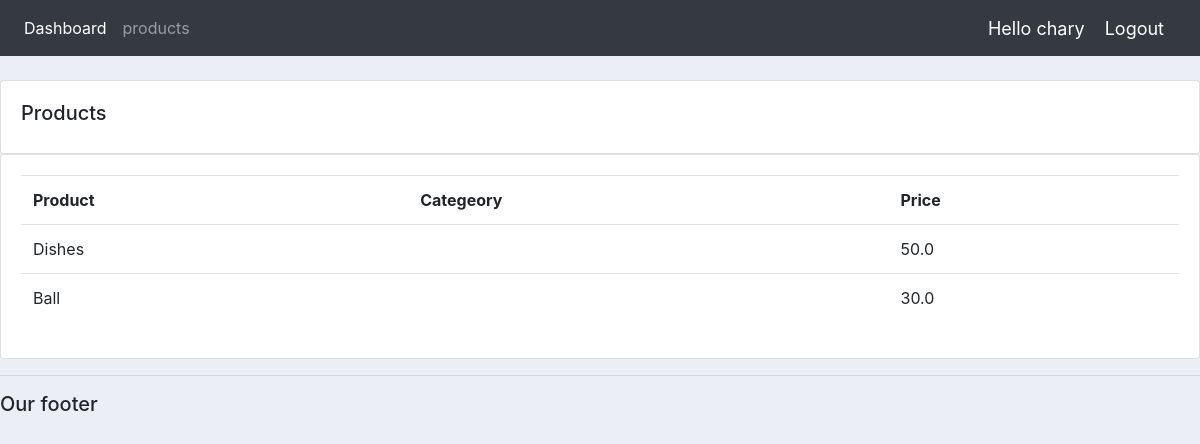
/product/ (signed in), run on the app's committed database.
### me/models.py (models this page shows, shortened)
class product(models.Model):
    CATEGORY=(
        ('Indoor','Indoor'),
        ('Outdoor','Outdoor'),
    )
    name= models.CharField(max_length=200, null= True)
    price=models.FloatField(null=True)
    category=models.CharField(max_length=200, null=True,choices=CATEGORY)
    description=models.CharField(max_length=200,null=True,blank=True)
    date_created=models.DateField(auto_now_add= True,null=True)
    tags=models.ManyToManyField(Tag)

### me/decorator.py (the view)
        def wrapper_func1(request,*args,**kwargs):
            group=None
            if request.user.groups.exists():
                group=request.user.groups.all()[0].name
            if group in allowed_rows:
                return view_fun(request,*args,**kwargs)
            else:
                return HttpResponse("you are not allowed")

### me/decorator.py (called while the page is built)
def allowed_user(allowed_rows=[]):
    def decorator(view_fun):
        def wrapper_func1(request,*args,**kwargs):
            group=None
            if request.user.groups.exists():
                group=request.user.groups.all()[0].name
            if group in allowed_rows:
                return view_fun(request,*args,**kwargs)
            else:
                return HttpResponse("you are not allowed")
        return wrapper_func1
    return decorator

### me/views.py (called while the page is built)
@login_required(login_url='login')
@allowed_user(allowed_rows=['admin'])
def products(request):
    prod=product.objects.all()
    return render(request,'accounts/products.html',{'products':prod})

### me/templates/accounts/products.html
{% extends 'accounts/main.html'  %}
{% block content %}
<br>
<div class ="row">
    <div class="col-md">
        <div class="card card-body">
            <h5>Products</h5>
        </div>
        <div class ="card card-body">
        <table class="table">
            <tr>
                <th>Product</th>
                <th>Categeory</th>
                <th>Price</th>
            </tr>
            {% for i in products %}
            <tr>
                <td>{{i.name}}</td>
                <td>{{i.Categeory}}</td>
                <td>{{i.price}}</td>
            </tr>
             {%endfor%}
        </table>
         </div>
    </div>
</div>
{% endblock %}

### me/templates/accounts/navbar.html (shortened to what this page needs)
{% load static %}
<nav class="navbar navbar-expand-lg navbar-dark bg-dark">
    <div class="collapse navbar-collapse" id="navbarNav">
        <ul class="navbar-nav">
          {%if request.user.is_staff %}
        <li class="nav-item active">
          <a class="nav-link" href="{% url 'home' %}">Dashboard </a>
        </li>
        <li class="nav-item">
          <a class="nav-link" href="{% url 'products' %}">products</a>
        </li>
        {%else%}
        <li class="nav-item">
          <a class="nav-link" href="{% url 'account' %}">Setting</a>
        </li>
        {%endif%}
      </ul>
    </div>
    <span class ="hello-msg">Hello {{request.user}}</span>
    <span > <a class ="hello-msg" href="{%url 'logout' %}">Logout</a></span>
  </nav>

### static/css/main.css (style rules this page uses)
body { background-color: #ebeff5 ; }

### me/templates/accounts/navbar.html (style rules this page uses)
.hello-msg { font-size: 18px; color: #fff; margin-right: 20px; }

### data on the page
product: name "Dishes", price "50.0"
product: name "Ball", price "30.0"

### other printed values
{{ request.user }} "chary"
